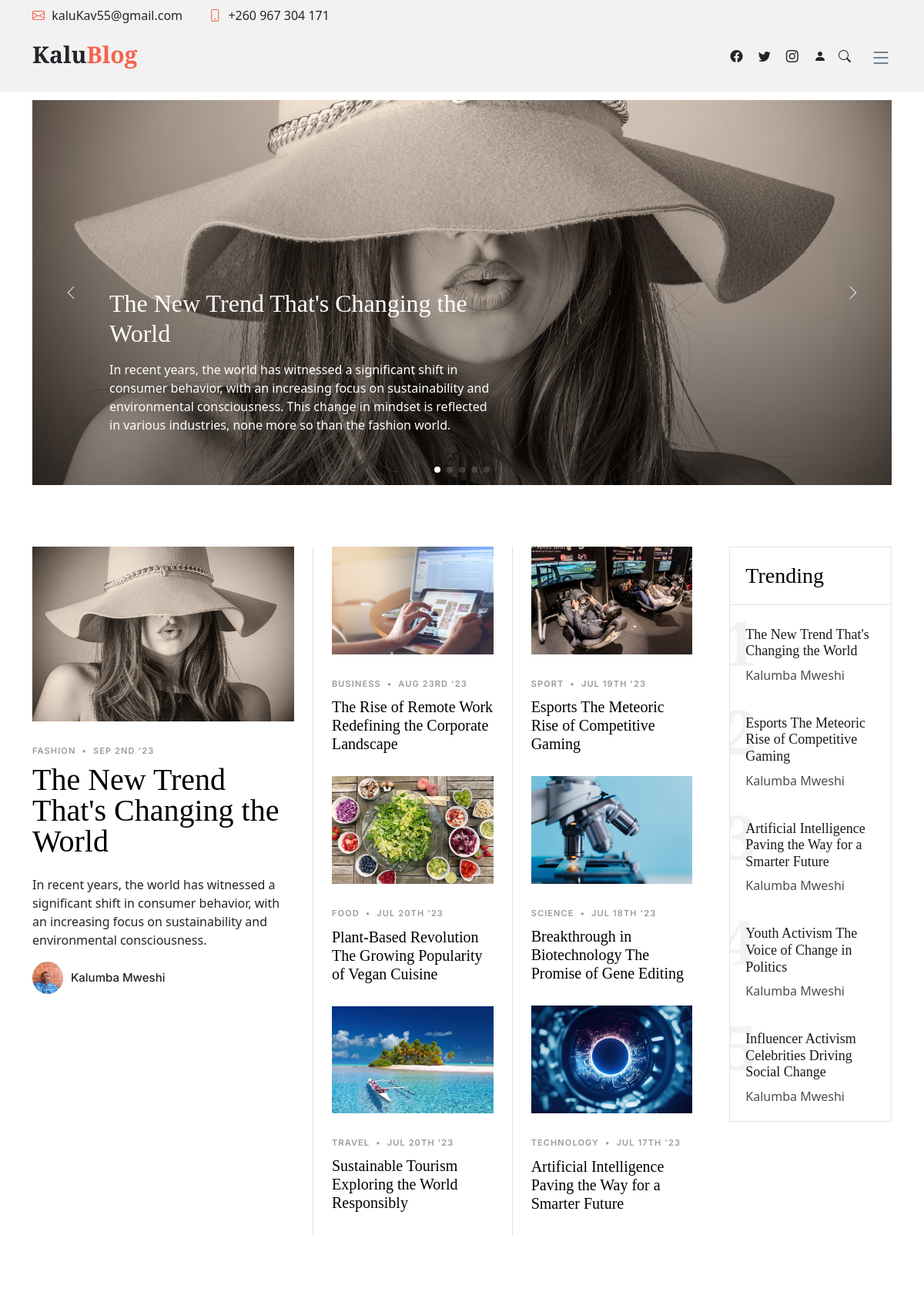
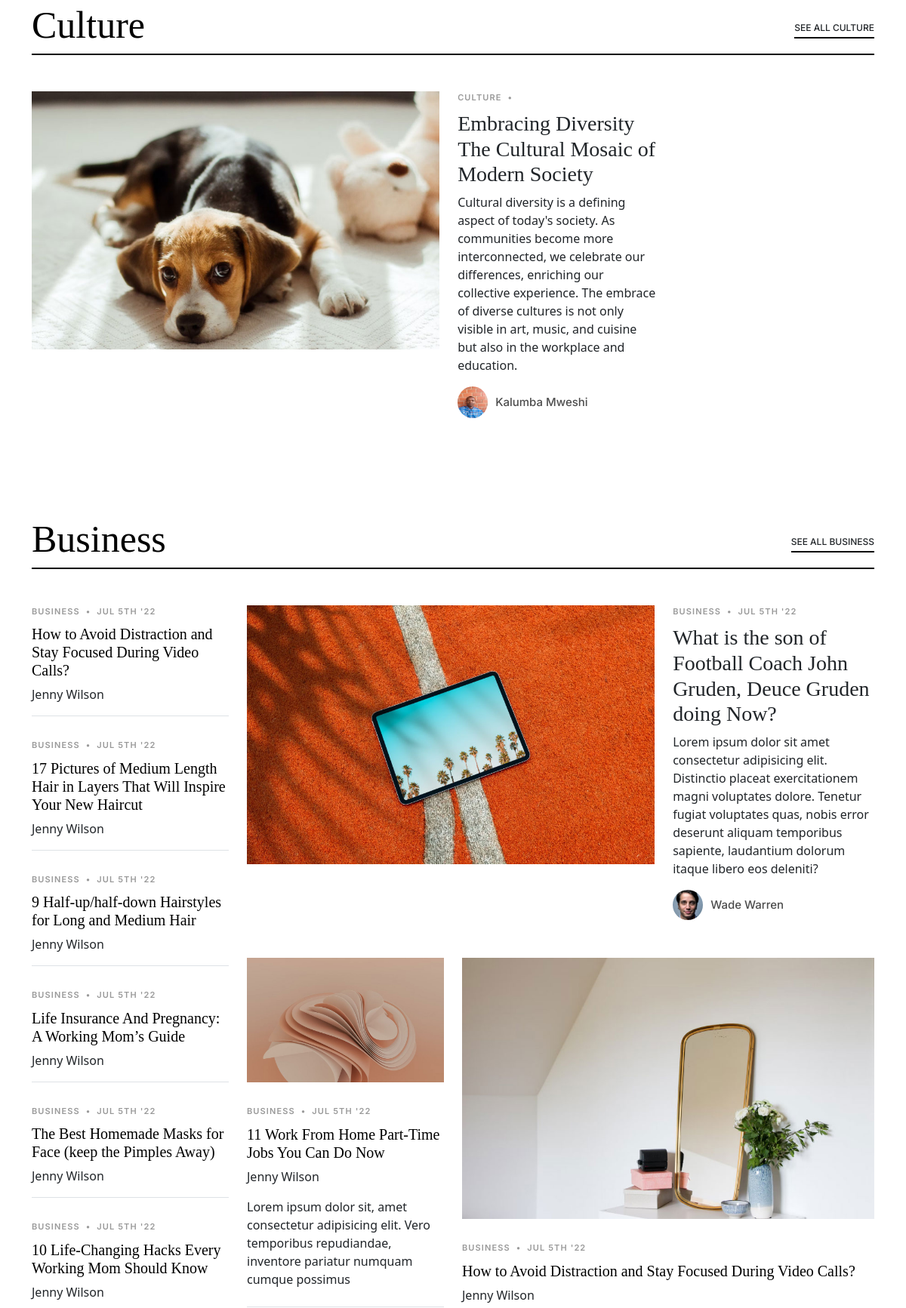
The page / (upper part) on the database its author committed (2 pictures, top to bottom).
### tables this page shows
CREATE TABLE `site_settings` (
  `id` int(30) NOT NULL,
  `contact` varchar(20) NOT NULL,
  `email` varchar(50) NOT NULL,
  `address` varchar(200) DEFAULT NULL,
  `about` longtext DEFAULT NULL,
  `site_name` text DEFAULT NULL,
  `date_updated` datetime NOT NULL DEFAULT current_timestamp() ON UPDATE current_timestamp()
);

CREATE TABLE `posts` (
  `id` int(30) NOT NULL,
  `title` text NOT NULL,
  `post` longtext NOT NULL,
  `category_id` int(30) UNSIGNED DEFAULT NULL,
  `author_id` int(30) UNSIGNED DEFAULT NULL,
  `img_path` text DEFAULT NULL,
  `caption` tinytext DEFAULT NULL,
  `status` tinyint(1) NOT NULL DEFAULT 0 COMMENT '0= for review, 1= published',
  `latest` tinyint(1) UNSIGNED DEFAULT 0 COMMENT '1 = new',
  `trending` tinyint(1) UNSIGNED DEFAULT 0 COMMENT '1 = trending',
  `popular` tinyint(1) UNSIGNED DEFAULT 0 COMMENT '1 = popular',
  `likes` int(10) UNSIGNED DEFAULT 0,
  `shares` int(10) UNSIGNED DEFAULT 0,
  `views` int(10) UNSIGNED DEFAULT 0,
  `date_updated` datetime DEFAULT current_timestamp() ON UPDATE current_timestamp(),
  `date_published` datetime DEFAULT NULL
);

CREATE TABLE `category` (
  `id` int(30) UNSIGNED NOT NULL,
  `name` text NOT NULL,
  `description` text NOT NULL,
  `status` tinyint(1) NOT NULL DEFAULT 1 COMMENT '0 = Inactive, 1 = Active'
);

CREATE TABLE `author` (
  `id` int(30) UNSIGNED NOT NULL,
  `first_name` varchar(30) NOT NULL,
  `last_name` varchar(40) NOT NULL,
  `email` varchar(40) DEFAULT NULL,
  `username` varchar(15) DEFAULT NULL,
  `password` char(255) DEFAULT NULL,
  `bio` tinytext DEFAULT NULL,
  `profile_picture` varchar(150) DEFAULT NULL,
  `website` varchar(50) DEFAULT NULL,
  `social_media` varchar(50) DEFAULT NULL,
  `created_at` timestamp NOT NULL DEFAULT current_timestamp(),
  `updated_at` timestamp NOT NULL DEFAULT current_timestamp() ON UPDATE current_timestamp()
);

### home.php (the view, shortened to what the rows shown need)
 <?php
            $sql = "SELECT p.*,c.name AS category FROM posts p INNER JOIN category c ON c.id = p.category_id
                 WHERE p.status = 1 ORDER BY date(p.date_published) DESC LIMIT 5";
            $result = $conn->query($sql);
?>
    <section id="hero-slider" class="hero-slider">
      <div class="container-md" data-aos="fade-in">
        <div class="row">
          <div class="col-12">
            <div class="swiper sliderFeaturedPosts">
              <div class="swiper-wrapper">
                <?php
              if($result->rowCount() > 0) {
                  while($row=$result->fetch()){
                    ?>
                <div class="swiper-slide" data-id="<?php echo (int) $row['id'] ?>">
                  <a href="index.php?page=single-post&id=<?php echo (int) $row['id'] ?>"  class="img-bg d-flex align-items-end" style="background-image: url('assets/img/<?php echo safe($row['img_path']) ?>');">
                    <div class="img-bg-inner">
                      <h2><?php echo safe($row['title']) ?></h2>
                      <?php
                       $extract = getFirst($row['post'], 2);    ?>
                      <p><?php echo html_entity_decode($extract[0]); ?></p>
                    </div>
                  </a>
                </div>
        <?php }
            } else {
                $error = "No records found.";
            } ?>
              </div>
            </div>
          </div>
        </div>
      </div>
    </section>
    <section id="posts" class="posts">
      <div class="container" data-aos="fade-up">
        <div class="row g-5">
          <div class="col-lg-4">
        <?php
            $sql = "SELECT p.*, a.profile_picture, c.name AS category, DATE_FORMAT(p.date_published, '%b %D \'%y') AS published,
             CONCAT(a.first_name, ' ', a.last_name) AS author_name FROM posts p INNER JOIN category c ON c.id = p.category_id
             INNER JOIN author a ON a.id = p.author_id  WHERE p.status = 1 AND c.name = 'Fashion'
             ORDER BY date(p.date_published) DESC LIMIT 0,1";
            $result = $conn->query($sql);
          if($result->rowCount() > 0) {
             while($row=$result->fetch()) {
      ?>
            <div class="post-entry-1 lg" data-id="<?php echo (int) $row['id'] ?>">
              <a href="index.php?page=single-post&id=<?php echo (int) $row['id'] ?>">
                <img src="assets/img/<?php echo safe($row['img_path']) ?>" alt="" class="img-fluid"></a>
              <div class="post-meta"><span class="date"><?php echo safe(ucfirst($row['category'])); ?></span>
               <span class="mx-1">&bullet;</span> <span><?php echo safe($row['published']) ?></span></div>
              <h2><a href="index.php?page=single-post&id=<?php echo (int) $row['id'] ?>"><?php echo safe($row['title']) ?></a></h2>
              <?php
                       $extract = getFirst($row['post'], 1);    ?>
                      <p class="mb-4 d-block"><?php echo html_entity_decode($extract[0]); ?></p>
              <div class="d-flex align-items-center author">
                <div class="photo"><img src="assets/img/<?php if (!empty($row['profile_picture'])) { echo safe($row['profile_picture']); } else { echo 'default.jpg'; } ?>" alt=""  width='40' height='42' class=""></div>
                <div class="name">
                  <h3 class="m-0 p-0"><?php echo safe($row['author_name']); ?></h3>
                </div>
              </div>
            </div>
       <?php }
          } else {
              $error = "No records found.";
          } ?>
          </div>
          <div class="col-lg-8">
            <div class="row g-5">
              <div class="col-lg-4 border-start custom-border">
                <?php
            $sql = "SELECT p.*, a.profile_picture, c.name AS category, DATE_FORMAT(p.date_published, '%b %D \'%y') AS published,
             CONCAT(a.first_name, ' ', a.last_name) AS author_name FROM posts p INNER JOIN category c ON c.id = p.category_id
             INNER JOIN author a ON a.id = p.author_id  WHERE p.status = 1 ORDER BY date(p.date_published) DESC LIMIT 1,3";
            $result = $conn->query($sql);
          if($result->rowCount() > 0) {
             while($row=$result->fetch()) {
      ?>
                <div class="post-entry-1" data-id="<?php echo (int) $row['id'] ?>">
                  <a href="index.php?page=single-post&id=<?php echo (int) $row['id'] ?>">
                    <img src="assets/img/<?php echo safe($row['img_path']) ?>" alt="" class="img-fluid"></a>
                  <div class="post-meta"><span class="date"><?php echo safe(ucfirst($row['category'])); ?></span> <span class="mx-1">
                  &bullet;</span> <span><?php echo safe($row['published']) ?></span></div>
                  <h2><a href="index.php?page=single-post&id=<?php echo (int) $row['id'] ?>"><?php echo safe($row['title']) ?></a></h2>
                </div>
                <?php }
                } else {
                   $error = "No records found.";
                } ?>
              </div>
              <div class="col-lg-4 border-start custom-border">
               <?php
            $sql = "SELECT p.*, a.profile_picture, c.name AS category, DATE_FORMAT(p.date_published, '%b %D \'%y') AS published,
             CONCAT(a.first_name, ' ', a.last_name) AS author_name FROM posts p INNER JOIN category c ON c.id = p.category_id
             INNER JOIN author a ON a.id = p.author_id  WHERE p.status = 1 ORDER BY date(p.date_published) DESC LIMIT 4,3";
            $result = $conn->query($sql);
          if($result->rowCount() > 0) {
             while($row=$result->fetch()) {
      ?>
                <div class="post-entry-1" data-id="<?php echo (int) $row['id'] ?>">
                  <a href="index.php?page=single-post&id=<?php echo (int) $row['id'] ?>">
                    <img src="assets/img/<?php echo safe($row['img_path']) ?>" alt="" class="img-fluid"></a>
                  <div class="post-meta"><span class="date"><?php echo safe(ucfirst($row['category'])); ?></span> <span class="mx-1">
                  &bullet;</span> <span><?php echo safe($row['published']) ?></span></div>
                  <h2><a href="index.php?page=single-post&id=<?php echo (int) $row['id'] ?>"><?php echo safe($row['title']) ?></a></h2>
                </div>
                <?php }
                } else {
                   $error = "No records found.";
                } ?>
              </div>
              <div class="col-lg-4">
                <div class="trending">
                  <ul class="trending-post">
                    <li>
                <?php
                  $sql = "SELECT p.*, a.profile_picture, c.name AS category, DATE_FORMAT(p.date_published, '%b %D \'%y') AS published,
                  CONCAT(a.first_name, ' ', a.last_name) AS author_name FROM posts p INNER JOIN category c ON c.id = p.category_id
                  INNER JOIN author a ON a.id = p.author_id  WHERE p.status = 1 AND p.trending = 1 ORDER BY date(p.date_published)
                   DESC LIMIT 5";
                  $result = $conn->query($sql);
                  $counter = 1;
                   while($row=$result->fetch()) {
                ?>
                    <a href="index.php?page=single-post&id=<?php echo (int) $row['id'] ?>">
                        <span class="number"><?php echo $counter ?></span>
                        <h3><?php echo safe($row['title']) ?></h3>
                        <span class="author"><?php echo safe($row['author_name']); ?></span>
                      </a>
                       <?php
                        $counter=$counter+1;
                      }
                     ?>
                    </li>
                  </ul>
                </div>
              </div>
            </div>
          </div>
        </div>
      </div>
    </section>
    <section class="category-section">
      <div class="container" data-aos="fade-up">
        <div class="section-header d-flex justify-content-between align-items-center mb-5">
          <h2>Culture</h2>
        </div>
        <div class="row">
          <div class="col-md-9">
             <?php
            $sql = "SELECT p.*, a.profile_picture, c.name AS category, DATE_FORMAT(p.date_published, '%b %D \'%y') AS published,
             CONCAT(a.first_name, ' ', a.last_name) AS author_name FROM posts p INNER JOIN category c ON c.id = p.category_id
             INNER JOIN author a ON a.id = p.author_id  WHERE p.status = 1 AND c.name = 'culture'
             ORDER BY date(p.date_published) DESC LIMIT 0,1";
            $result = $conn->query($sql);
          if($result->rowCount() > 0) {
             while($row=$result->fetch()) {
            ?>
            <div class="d-lg-flex post-entry-2" data-id="<?php echo (int) $row['id'] ?>">
              <a href="index.php?page=single-post&id=<?php echo (int) $row['id'] ?>" class="me-4 thumbnail mb-4 mb-lg-0 d-inline-block">
                <img src="assets/img/<?php echo safe($row['img_path']) ?>" alt="" class="img-fluid">
              </a>
              <div>
                <div class="post-meta"><span class="date"><?php echo safe(ucfirst($row['category'])); ?></span>
                 <span class="mx-1">&bullet;</span> <span><?php echo safe($row['published']) ?></span></div>
                <h3><a href="index.php?page=single-post&id=<?php echo (int) $row['id'] ?>"><?php echo safe($row['title']) ?></a></h3>
                 <?php
                       $extract = getFirst($row['post'], 3);    ?>
                <p><?php echo html_entity_decode($extract[0]); ?></p>
                <div class="d-flex align-items-center author">
                  <div class="photo"><img src="assets/img/<?php if (!empty($row['profile_picture'])) { echo safe($row['profile_picture']); } else { echo 'default.jpg'; } ?>" alt="" width='40' height='42' class=""></div>
                  <div class="name">
                    <h3 class="m-0 p-0"><?php echo safe($row['author_name']); ?></h3>
                  </div>
                </div>
              </div>
            </div>
          <?php } } ?>
          </div>
        </div>
      </div>
    </section>
    <section class="category-section">
      <div class="container" data-aos="fade-up">
        <div class="section-header d-flex justify-content-between align-items-center mb-5">
          <h2>Business</h2>
        </div>
        <div class="row">
          <div class="col-md-9 order-md-2">
            <div class="row">
              <div class="col-lg-4">
                <div class="post-entry-1 border-bottom">
                  <h2 class="mb-2"><a href="single-post.html">11 Work From Home Part-Time Jobs You Can Do Now</a></h2>
                </div>
              </div>
              <div class="col-lg-8">
                <div class="post-entry-1">
                  <h2 class="mb-2"><a href="single-post.html">How to Avoid Distraction and Stay Focused During Video Calls?</a></h2>
                </div>
              </div>
            </div>
          </div>
          <div class="col-md-3">
            <div class="post-entry-1 border-bottom">
              <h2 class="mb-2"><a href="single-post.html">How to Avoid Distraction and Stay Focused During Video Calls?</a></h2>
            </div>
            <div class="post-entry-1 border-bottom">
              <h2 class="mb-2"><a href="single-post.html">17 Pictures of Medium Length Hair in Layers That Will Inspire Your New Haircut</a></h2>
            </div>
            <div class="post-entry-1 border-bottom">
              <h2 class="mb-2"><a href="single-post.html">9 Half-up/half-down Hairstyles for Long and Medium Hair</a></h2>
            </div>
            <div class="post-entry-1 border-bottom">
              <h2 class="mb-2"><a href="single-post.html">Life Insurance And Pregnancy: A Working Mom’s Guide</a></h2>
            </div>
            <div class="post-entry-1 border-bottom">
              <h2 class="mb-2"><a href="single-post.html">The Best Homemade Masks for Face (keep the Pimples Away)</a></h2>
            </div>
            <div class="post-entry-1 border-bottom">
              <h2 class="mb-2"><a href="single-post.html">10 Life-Changing Hacks Every Working Mom Should Know</a></h2>
            </div>
          </div>
        </div>
      </div>
    </section>

### includes/header.php (shortened to what the rows shown need)
<header id="header" class="header d-flex align-items-center fixed-top">
  <div id="topbar" class=" d-lg-flex align-items-center fixed-top">
    <div class="container d-flex align-items-space-between my-2">
      <div class="contact-info ">
        <i class="bi-envelope mr-2"></i><a href="mailto:<?php echo isset($meta['email']) ? safe($meta['email']) : '' ?>" id="envelope">
        <?php echo isset($meta['email']) ? safe($meta['email']) : '' ?></a>
        <i class="bi-phone mr-2"></i> <?php echo isset($meta['contact']) ? safe($meta['contact']) : '' ?>
      </div>
      </div>
    </div>
    <div id="navBar" class="container-fluid container-xl d-flex align-items-center justify-content-between">
      <a href="index.php?page=home" class="logo d-flex align-items-center">
        <h1 class=" "><?php echo isset($meta['site_name']) ? htmlspecialchars_decode($meta['site_name']) : 'Kalu<strong class="text-orangeRed">Blog</strong>' ?></h1>
      </a>
    </div>
  </header>

### rows shown on the page
site_settings: email "kaluKav55@gmail.com", contact "+260 967 304 171", site_name "Kalu Blog"
posts: img_path (picture), title "The New Trend That's Changing the World", post "In recent years, the world has witnessed a significant shift in consumer behavior, with an increasing focus on sustainability and environmental consciousness. This change in mindset is reflected in various industries, none more so than the fashion world.", category.name "FASHION", published "SEP 2ND '23", post "In recent years, the world has witnessed a significant shift in consumer behavior, with an increasing focus on sustainability and environmental consciousness.", author.profile_picture (picture), author_name "Kalumba Mweshi"
posts: img_path (picture), category.name "BUSINESS", published "AUG 23RD '23", title "The Rise of Remote Work Redefining the Corporate Landscape"
posts: img_path (picture), category.name "FOOD", published "JUL 20TH '23", title "Plant-Based Revolution The Growing Popularity of Vegan Cuisine"
posts: img_path (picture), category.name "TRAVEL", published "JUL 20TH '23", title "Sustainable Tourism Exploring the World Responsibly"
posts: img_path (picture), category.name "SPORT", published "JUL 19TH '23", title "Esports The Meteoric Rise of Competitive Gaming", author_name "Kalumba Mweshi"
posts: img_path (picture), category.name "SCIENCE", published "JUL 18TH '23", title "Breakthrough in Biotechnology The Promise of Gene Editing"
posts: img_path (picture), category.name "TECHNOLOGY", published "JUL 17TH '23", title "Artificial Intelligence Paving the Way for a Smarter Future", author_name "Kalumba Mweshi"
posts: title "Youth Activism The Voice of Change in Politics", author_name "Kalumba Mweshi"
posts: title "Influencer Activism Celebrities Driving Social Change", author_name "Kalumba Mweshi"
posts: img_path (picture), category.name "CULTURE", title "Embracing Diversity The Cultural Mosaic of Modern Society", post "Cultural diversity is a defining aspect of today's society. As communities become more interconnected, we celebrate our differences, enriching our collective experience. The embrace of diverse cultures is not only visible in art, music, and cuisine but also in the workplace and education.", author.profile_picture (picture), author_name "Kalumba Mweshi"
